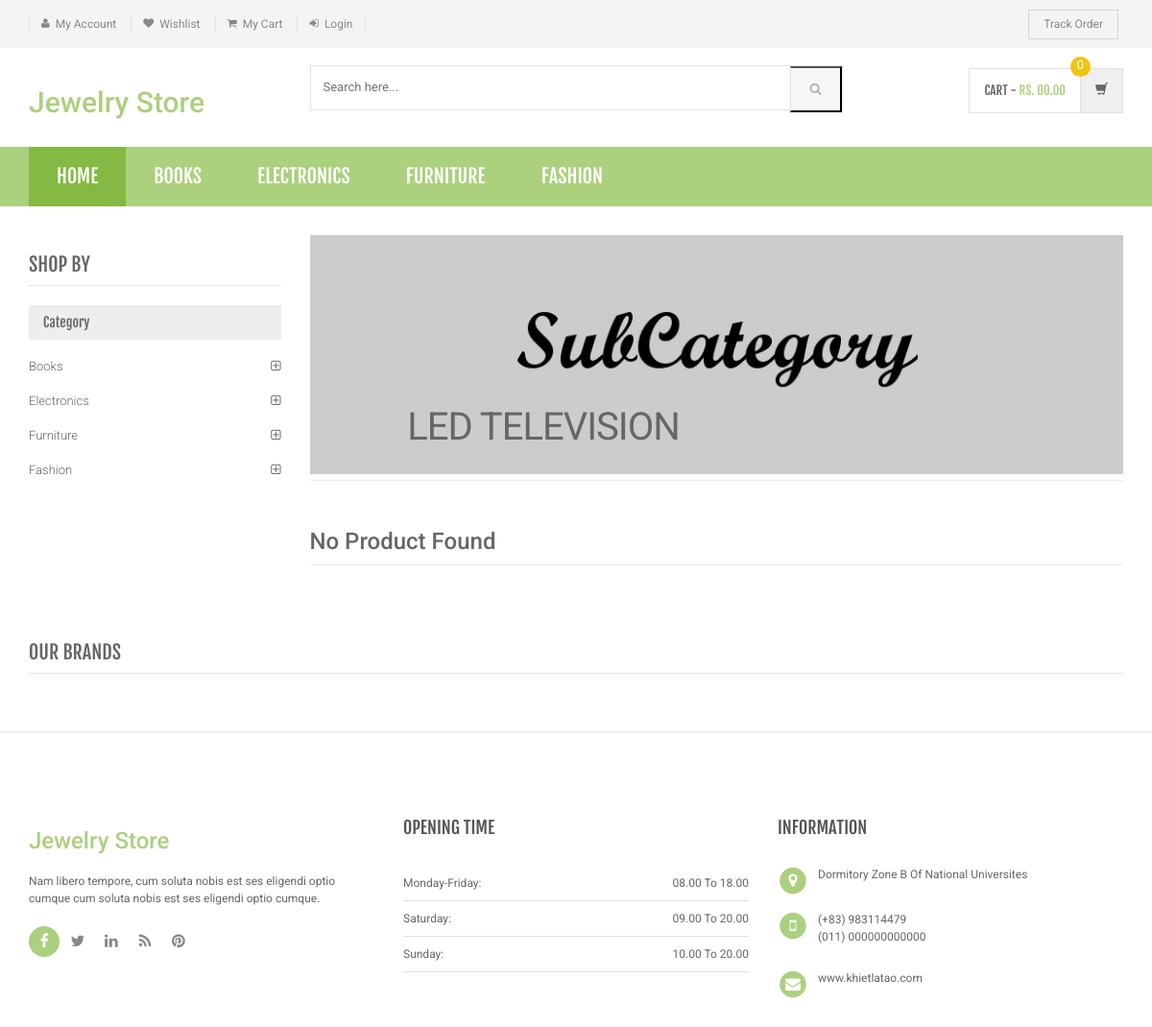
/sub-category.php?scid=2, run on an earlier commit of the app's database.
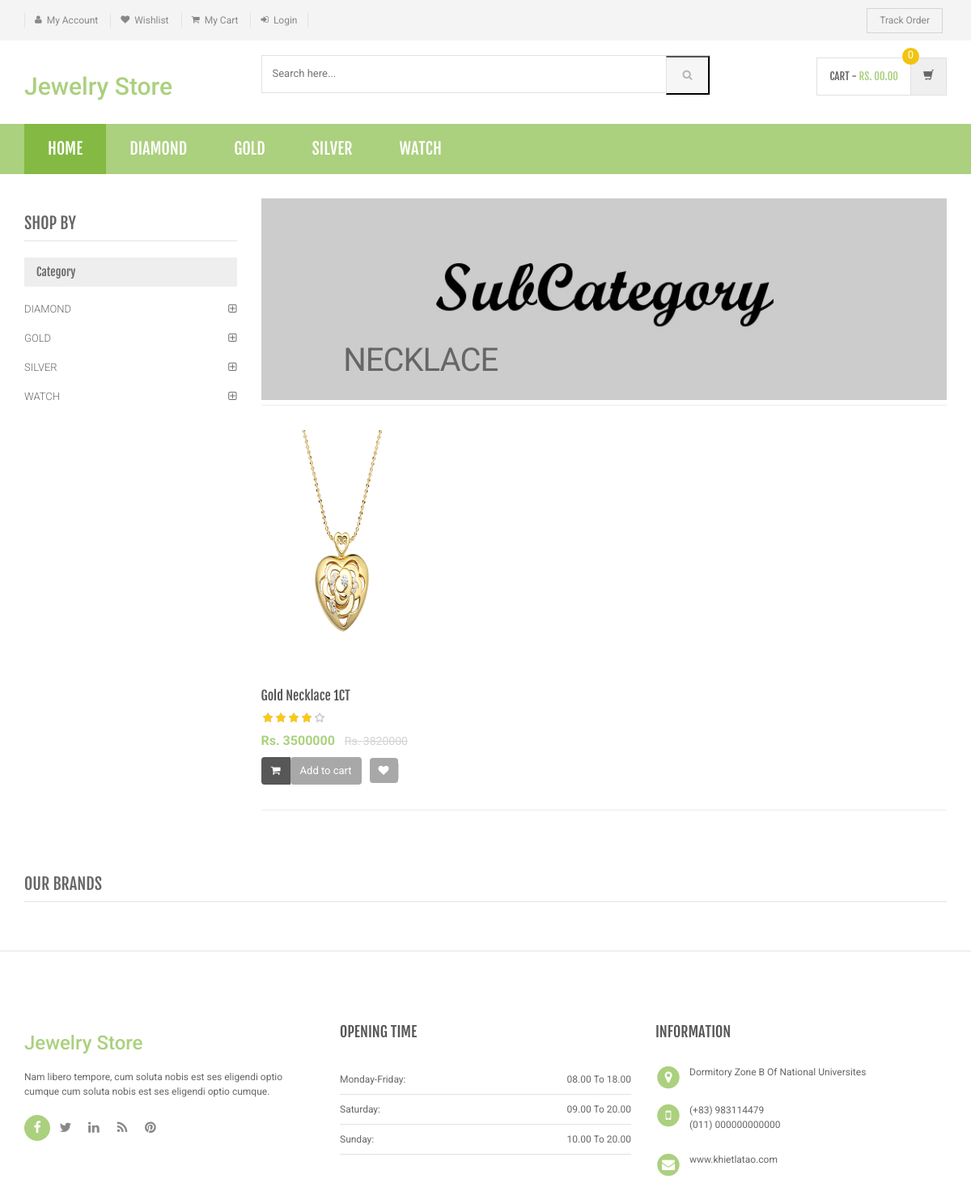
And on a later commit of the database.
### tables this page shows
CREATE TABLE `category` (
  `id` int(11) NOT NULL,
  `categoryName` varchar(255) DEFAULT NULL,
  `categoryDescription` longtext DEFAULT NULL,
  `creationDate` timestamp NOT NULL DEFAULT current_timestamp(),
  `updationDate` varchar(255) DEFAULT NULL
);

CREATE TABLE `subcategory` (
  `id` int(11) NOT NULL,
  `categoryid` int(11) DEFAULT NULL,
  `subcategory` varchar(255) DEFAULT NULL,
  `creationDate` timestamp NULL DEFAULT current_timestamp(),
  `updationDate` varchar(255) DEFAULT NULL
);

CREATE TABLE `products` (
  `id` int(11) NOT NULL,
  `category` int(11) NOT NULL,
  `subCategory` int(11) DEFAULT NULL,
  `productName` varchar(255) DEFAULT NULL,
  `productCompany` varchar(255) DEFAULT NULL,
  `productPrice` int(11) DEFAULT NULL,
  `productPriceBeforeDiscount` int(11) DEFAULT NULL,
  `productDescription` longtext DEFAULT NULL,
  `productImage1` varchar(255) DEFAULT NULL,
  `productImage2` varchar(255) DEFAULT NULL,
  `productImage3` varchar(255) DEFAULT NULL,
  `shippingCharge` int(11) DEFAULT NULL,
  `productAvailability` varchar(255) DEFAULT NULL,
  `postingDate` timestamp NULL DEFAULT current_timestamp(),
  `updationDate` varchar(255) DEFAULT NULL
);

### sub-category.php (the view, shortened to what the rows shown need)
<?php
include('includes/config.php');
$cid=intval($_GET['scid']);
?>
<!DOCTYPE html>
<html lang="en">
	<head>
	    <link rel="stylesheet" href="assets/css/bootstrap.min.css">
	    <link rel="stylesheet" href="assets/css/main.css">
	    <link rel="stylesheet" href="assets/css/green.css">
	    <link rel="stylesheet" href="assets/css/owl.carousel.css">
		<link rel="stylesheet" href="assets/css/owl.transitions.css">
		<link href="assets/css/lightbox.css" rel="stylesheet">
		<link rel="stylesheet" href="assets/css/animate.min.css">
		<link rel="stylesheet" href="assets/css/rateit.css">
		<link rel="stylesheet" href="assets/css/bootstrap-select.min.css">
		<link rel="stylesheet" href="assets/css/config.css">
		<link href="assets/css/green.css" rel="alternate stylesheet" title="Green color">
		<link href="assets/css/blue.css" rel="alternate stylesheet" title="Blue color">
		<link href="assets/css/red.css" rel="alternate stylesheet" title="Red color">
		<link href="assets/css/orange.css" rel="alternate stylesheet" title="Orange color">
		<link href="assets/css/dark-green.css" rel="alternate stylesheet" title="Darkgreen color">
		<link rel="stylesheet" href="assets/css/font-awesome.min.css">
	</head>
    <body class="cnt-home">
<header class="header-style-1">
<?php include('includes/main-header.php');?>
<?php include('includes/menu-bar.php');?>
</header>
<div class="body-content outer-top-xs">
	<div class='container'>
		<div class='row outer-bottom-sm'>
			<div class='col-md-3 sidebar'>
	            <div class="sidebar-module-container">
	            	<div class="sidebar-filter">
<div class="sidebar-widget wow fadeInUp outer-bottom-xs ">
	<div class="sidebar-widget-body m-t-10">
	         <?php $sql=mysqli_query($con,"select id,categoryName  from category");
while($row=mysqli_fetch_array($sql))
{
    ?>
		<div class="accordion">
	    	<div class="accordion-group">
	            <div class="accordion-heading">
	                <a href="category.php?cid=<?php echo $row['id'];?>"  class="accordion-toggle collapsed">
	                   <?php echo $row['categoryName'];?>
	                </a>
	            </div>
	        </div>
	    </div>
	    <?php } ?>
	</div>
</div>
	            	</div>
	            </div>
            </div>
			<div class='col-md-9'>
	<div id="category" class="category-carousel hidden-xs">
		<div class="item">
			<div class="container-fluid">
				<div class="caption vertical-top text-left">
					<div class="big-text">
						<br />
					</div>
					       <?php $sql=mysqli_query($con,"select subcategory  from subcategory where id='$cid'");
while($row=mysqli_fetch_array($sql))
{
    ?>
					<div class="excerpt hidden-sm hidden-md">
						<?php echo htmlentities($row['subcategory']);?>
					</div>
			<?php } ?>
				</div>
			</div>
		</div>
</div>
				<div class="search-result-container">
					<div id="myTabContent" class="tab-content">
						<div class="tab-pane active " id="grid-container">
							<div class="category-product  inner-top-vs">
								<div class="row">
			<?php
$ret=mysqli_query($con,"select * from products where subCategory='$cid'");
$num=mysqli_num_rows($ret);
if($num>0)
{
while ($row=mysqli_fetch_array($ret))
{?>
		<div class="col-sm-6 col-md-4 wow fadeInUp">
			<div class="products">
	<div class="product">
		<div class="product-image">
			<div class="image">
				<a href="product-details.php?pid=<?php echo htmlentities($row['id']);?>"><img  src="assets/images/blank.gif" data-echo="admin/productimages/<?php echo htmlentities($row['id']);?>/<?php echo htmlentities($row['productImage1']);?>" alt="" width="200" height="300"></a>
			</div>
		</div>
		<div class="product-info text-left">
			<h3 class="name"><a href="product-details.php?pid=<?php echo htmlentities($row['id']);?>"><?php echo htmlentities($row['productName']);?></a></h3>
			<div class="rating rateit-small"></div>
			<div class="product-price">
				<span class="price">
					Rs. <?php echo htmlentities($row['productPrice']);?>			</span>
										     <span class="price-before-discount">Rs. <?php echo htmlentities($row['productPriceBeforeDiscount']);?></span>
			</div>
		</div>
					<div class="cart clearfix animate-effect">
				<div class="action">
					<ul class="list-unstyled">
						<li class="add-cart-button btn-group">
						<?php if($row['productAvailability']=='In Stock'){?>
										<button class="btn btn-primary icon" data-toggle="dropdown" type="button">
								<i class="fa fa-shopping-cart"></i>
							</button>
							<a href="category.php?page=product&action=add&id=<?php echo $row['id']; ?>">
							<button class="btn btn-primary" type="button">Add to cart</button></a>
								<?php } else {?>
							<div class="action" style="color:red">Out of Stock</div>
					<?php } ?>
						</li>
		                <li class="lnk wishlist">
							<a class="add-to-cart" href="category.php?pid=<?php echo htmlentities($row['id'])?>&&action=wishlist" title="Wishlist">
								 <i class="icon fa fa-heart"></i>
							</a>
						</li>
					</ul>
				</div>
			</div>
			</div>
			</div>
		</div>
	  <?php } } else {?>
		<div class="col-sm-6 col-md-4 wow fadeInUp"> <h3>No Product Found</h3>
		</div>
<?php } ?>
										</div>
							</div>
						</div>
				</div>
			</div>
		</div></div>
</div>
</div>
</body>
</html>

### includes/menu-bar.php (shortened to what the rows shown need)
<div class="header-nav animate-dropdown">
    <div class="container">
        <div class="yamm navbar navbar-default" role="navigation">
            <div class="nav-bg-class">
                <div class="navbar-collapse collapse" id="mc-horizontal-menu-collapse">
	<div class="nav-outer">
		<ul class="nav navbar-nav">
              <?php $sql=mysqli_query($con,"select id,categoryName  from category limit 6");
while($row=mysqli_fetch_array($sql))
{
    ?>
			<li class="dropdown yamm">
				<a href="category.php?cid=<?php echo $row['id'];?>"> <?php echo $row['categoryName'];?></a>
			</li>
			<?php } ?>
		</ul>
	</div>
</div>
            </div>
        </div>
    </div>
</div>

What changed in the data, as far as the page shows it:
changed category: categoryName "BOOKS" → "DIAMOND"; categoryName "Books" → "DIAMOND"
changed category: categoryName "ELECTRONICS" → "GOLD"; categoryName "Electronics" → "GOLD"
changed category: categoryName "FURNITURE" → "SILVER"; categoryName "Furniture" → "SILVER"
changed category: categoryName "FASHION" → "WATCH"; categoryName "Fashion" → "WATCH"
changed subcategory: subcategory "LED TELEVISION" → "NECKLACE"
added products: productImage1 (picture), productName "Gold Necklace 1CT", productPrice "3500000", productPriceBeforeDiscount "3820000"
Also different on the page:
text no longer shown: "No Product Found"
